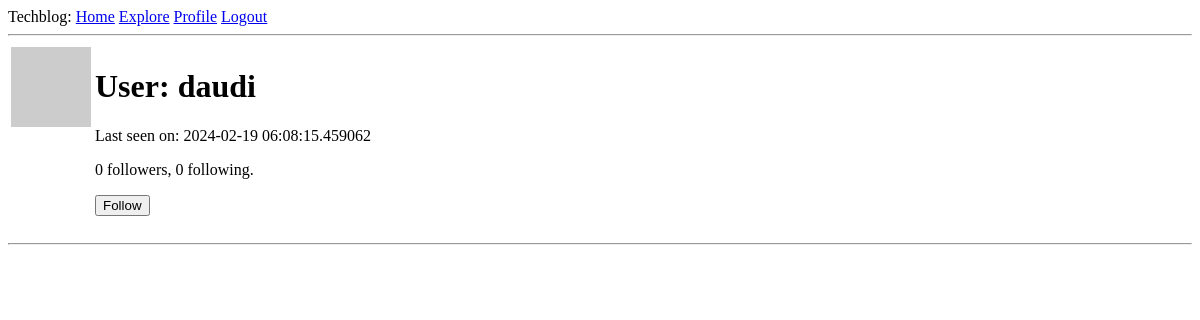
/user/daudi (signed in), run on an earlier commit of the app's database.
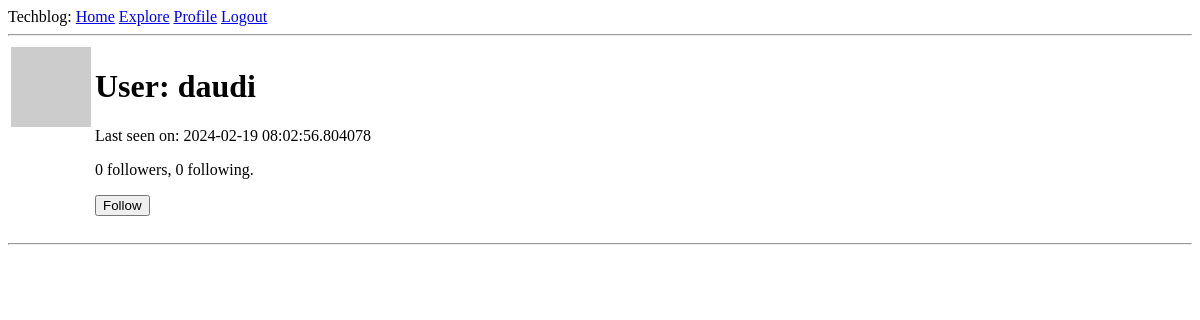
And on a later commit of the database.
### app/models.py (models this page shows, shortened)
class User(UserMixin, db.Model):
    id: so.Mapped[int] = so.mapped_column(primary_key=True)
    username: so.Mapped[str] = so.mapped_column(sa.String(64), index=True,
                                                unique=True)
    email: so.Mapped[str] = so.mapped_column(sa.String(120), index=True,
                                             unique=True)
    password_hash: so.Mapped[Optional[str]] = so.mapped_column(sa.String(256))
    about_me: so.Mapped[Optional[str]] = so.mapped_column(sa.String(140))
    last_seen: so.Mapped[Optional[datetime]] = so.mapped_column(
        default=lambda: datetime.now(timezone.utc))
    posts: so.WriteOnlyMapped['Post'] = so.relationship(
        back_populates='author')
    following: so.WriteOnlyMapped['User'] = so.relationship(
        secondary=followers, primaryjoin=(followers.c.follower_id == id),
        secondaryjoin=(followers.c.followed_id == id),
        back_populates='followers')
    followers:so.WriteOnlyMapped['User'] = so.relationship(
        secondary=followers, primaryjoin=(followers.c.followed_id == id),
        secondaryjoin=(followers.c.follower_id == id),
        back_populates='following')
    def avatar(self, size):
        digest = md5(self.email.lower().encode('utf-8')).hexdigest()
        return f'https://www.gravatar.com/avatar/{digest}?d=identicon&s={size}'
    def is_following(self, user):
        query = self.following.select().where(User.id == user.id)
        return db.session.scalar(query) is not None
    def followers_count(self):
        query = sa.select(sa.func.count()).select_from(
            self.followers.select().subquery())
        return db.session.scalar(query)
    def following_count(self):
        query = sa.select(sa.func.count()).select_from(
            self.following.select().subquery())
        return db.session.scalar(query)

### app/routes.py (the view)
@app.route('/user/<username>')
@login_required
def user(username):
    user = db.first_or_404(sa.select(User).where(User.username == username))
    page = request.args.get('page', 1, type=int)
    query = user.posts.select().order_by(Post.timestamp.desc())
    posts = db.paginate(query, page=page,
                        per_page=app.config['POSTS_PER_PAGE'],
                        error_out=False)
    next_url = url_for('user', username=user.username, page=posts.next_num) \
        if posts.has_next else None
    prev_url = url_for('user', username=user.username, page=posts.prev_num) \
        if posts.has_prev else None
    form = EmptyForm()
    return render_template('user.html', user=user, posts=posts.items,
                           next_url=next_url, prev_url=prev_url, form=form)

### app/forms.py
class EmptyForm(FlaskForm):
    submit = SubmitField('Submit')

### app/models.py (called while the page is built)
@login.user_loader
def load_user(id):
    return db.session.get(User, int(id))

### app/routes.py (called while the page is built)
@app.before_request
def before_request():
    if current_user.is_authenticated:
        current_user.last_seen = datetime.now(timezone.utc)
        db.session.commit()

### app/templates/user.html (shortened to what this page needs)
{% extends "base.html" %}
{% block content %}
    <table>
        <tr valign="top">
            <td><img src="{{ user.avatar(128) }}"></td>
            <td>
                <h1>User: {{ user.username }}</h1>
                {% if user.last_seen %}<p>Last seen on: {{ user.last_seen }}</p>{% endif %}
                <p>{{ user.followers_count() }} followers, {{ user.following_count() }} following.</p>
                {% if user == current_user %}
                <p><a href="{{ url_for('edit_profile') }}">Edit your profile</a></p>
                {% elif not current_user.is_following(user) %}
                <p>
                    <form action="{{ url_for('follow', username=user.username) }}" method="post">
                        {{ form.submit(value='Follow') }}
                    </form>
                </p>
                {% endif %}
            </td>
        </tr>
    </table>
    <hr>
{% endblock %}

What changed in the data, as far as the page shows it:
changed User "daudi": last_seen "2024-02-19 06:08:15.459062" → "2024-02-19 08:02:56.804078"
